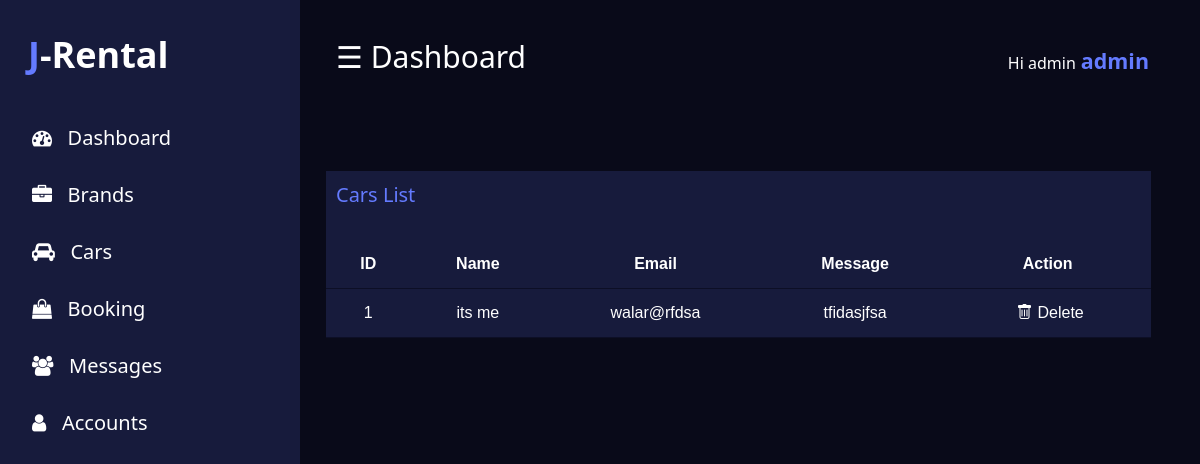
Page /admin/messages.php (signed in) on the committed database.
### tables this page shows
CREATE TABLE `messages` (
  `id` int(11) NOT NULL,
  `name` varchar(255) NOT NULL,
  `email` varchar(255) NOT NULL,
  `message` text NOT NULL,
  `created_at` timestamp NOT NULL DEFAULT CURRENT_TIMESTAMP
);

### backend/action.php (called while the page is built, shortened)
<?php
class Message {
    private $connection;
    public function __construct($db) {
        $this->connection = $db->getConnection();
    }
    public function getAllMessages() {
        $conn = $this->connection;
        $query = "SELECT * FROM messages";
        $stmt = $conn->query($query);
        $messages = $stmt->fetchAll(PDO::FETCH_ASSOC);
        return $messages;
    }
}
?>

### admin/messages.php (the view, shortened to what this page needs)
<?php
  include 'header.php'
?>
</div>
	<br/>
	<br/><br/>
	<div class="col-div-12">
		<div class="box-8">
      <div class="content-box">
        <p>Cars List</p>
        <br/>
        <?php
            $config = new Config();
            $message = new Message($config);
            $messages = $message->getAllMessages();
            $config = new Config();
            $message = new Message($config);
            $messages = $message->getAllMessages();
            $idCounter = 1;
        ?>
        <table>
            <tr>
                <th>ID</th>
                <th>Name</th>
                <th>Email</th>
                <th>Message</th>
                <th>Action</th>
            </tr>
            <?php if (!empty($messages)): ?>
                <?php foreach ($messages as $msg): ?>
                    <tr>
                    <td><?= $idCounter++ ?></td>
                    <td><?php echo $msg['name']; ?></td>
                    <td><?php echo $msg['email']; ?></td>
                    <td><?php echo $msg['message']; ?></td>
                    <td>
                        <a href="?delete_message=<?php echo $msg['id']; ?>" class="delete_button"><i class="bi bi-trash"></i>Delete</a>
                    </td>
                    </tr>
                <?php endforeach; ?>
            <?php else: ?>
                <tr>
                    <td colspan="5" style="text-align: center;">No Messages Found!</td>
                </tr>
            <?php endif; ?>
        </table>
      </div>
	  </div>
	</div>
<?php
  include 'footer.php'
?>

### assets/admin/css/mystyle.css (style rules this page uses)
* { margin: 0; padding: 0; scroll-behavior: smooth; }
:root { --main-color: #647bff; --body-color: #090a19; --container-color: #171b3c; --heading-color: #e7f5fe; --box-color: #0d0f26; --bg-color: #fff; --text-color: #222; --glow-primary: #8f00ff; --glow-success: #86dc3d; --glow-danger: #c21808; }
a { text-decoration: none; color: var(--bg-color); cursor: pointer; }
body { margin:0px; padding: 0px; background-color: var(--body-color); overflow: hidden; font-family: system-ui; }
.bi { margin: 5px; }
.delete_button, .edit_button { padding: 5px; color: #fff; background-color: none; border: none; text-decoration: none; transition: 0.5s; }
.col-div-12 { width: 100%; }
.content-box { max-height: 680px; overflow-y: auto; }
.content-box p { margin: 0px; padding: 10px; font-size: 20px; color: var(--main-color); }
.box-8 { width: 95%; background-color: var(--container-color); height: 100px; }
.box-8 { margin-left: 10px; }
table { font-family: arial, sans-serif; border-collapse: collapse; width: 100%; color: var(--container-color); text-align: center; margin: 0 auto; }
td, th { text-align: left; padding:15px; color: var(--bg-color); border-bottom: 1px solid var(--box-color); background-color: var(--container-color); text-align: center; }
th { text-align: center; }

### rows in the picture
messages: name "its me", email "walar@rfdsa", message "tfidasjfsa"

### other values in the picture
$_SESSION['admin_name'] "Admin"
